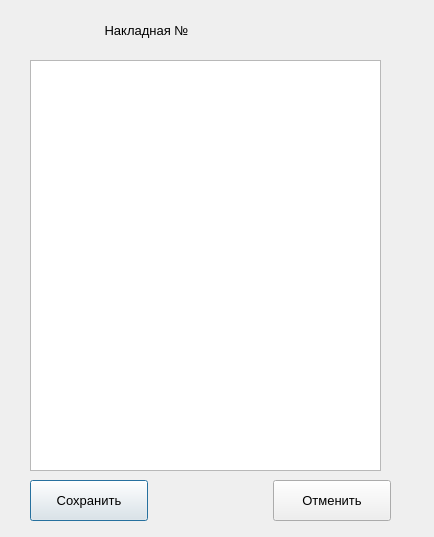
<?xml version="1.0" encoding="UTF-8"?>
<ui version="4.0">
 <class>waybillManufacture</class>
 <widget class="QDialog" name="waybillManufacture">
  <property name="geometry">
   <rect>
    <x>0</x>
    <y>0</y>
    <width>434</width>
    <height>537</height>
   </rect>
  </property>
  <property name="windowTitle">
   <string>Dialog</string>
  </property>
  <widget class="QTableView" name="tableView">
   <property name="geometry">
    <rect>
     <x>30</x>
     <y>60</y>
     <width>351</width>
     <height>411</height>
    </rect>
   </property>
  </widget>
  <widget class="QWidget" name="">
   <property name="geometry">
    <rect>
     <x>90</x>
     <y>10</y>
     <width>231</width>
     <height>41</height>
    </rect>
   </property>
   <layout class="QGridLayout" name="gridLayout">
    <item row="0" column="0">
     <widget class="QLabel" name="textlabel">
      <property name="sizePolicy">
       <sizepolicy hsizetype="Expanding" vsizetype="Expanding">
        <horstretch>0</horstretch>
        <verstretch>0</verstretch>
       </sizepolicy>
      </property>
      <property name="font">
       <font>
        <pointsize>10</pointsize>
       </font>
      </property>
      <property name="text">
       <string>Накладная №</string>
      </property>
      <property name="alignment">
       <set>Qt::AlignCenter</set>
      </property>
     </widget>
    </item>
    <item row="0" column="1">
     <widget class="QLabel" name="waybillLabel">
      <property name="sizePolicy">
       <sizepolicy hsizetype="Expanding" vsizetype="Expanding">
        <horstretch>0</horstretch>
        <verstretch>0</verstretch>
       </sizepolicy>
      </property>
      <property name="font">
       <font>
        <pointsize>10</pointsize>
       </font>
      </property>
      <property name="text">
       <string/>
      </property>
      <property name="alignment">
       <set>Qt::AlignCenter</set>
      </property>
     </widget>
    </item>
   </layout>
  </widget>
  <widget class="QWidget" name="">
   <property name="geometry">
    <rect>
     <x>30</x>
     <y>480</y>
     <width>361</width>
     <height>41</height>
    </rect>
   </property>
   <layout class="QHBoxLayout" name="horizontalLayout">
    <item>
     <widget class="QPushButton" name="submmitButton">
      <property name="sizePolicy">
       <sizepolicy hsizetype="Expanding" vsizetype="Expanding">
        <horstretch>0</horstretch>
        <verstretch>0</verstretch>
       </sizepolicy>
      </property>
      <property name="font">
       <font>
        <pointsize>10</pointsize>
       </font>
      </property>
      <property name="text">
       <string>Сохранить</string>
      </property>
     </widget>
    </item>
    <item>
     <spacer name="horizontalSpacer">
      <property name="orientation">
       <enum>Qt::Horizontal</enum>
      </property>
      <property name="sizeHint" stdset="0">
       <size>
        <width>40</width>
        <height>20</height>
       </size>
      </property>
     </spacer>
    </item>
    <item>
     <widget class="QPushButton" name="revertButton">
      <property name="sizePolicy">
       <sizepolicy hsizetype="Expanding" vsizetype="Expanding">
        <horstretch>0</horstretch>
        <verstretch>0</verstretch>
       </sizepolicy>
      </property>
      <property name="font">
       <font>
        <pointsize>10</pointsize>
       </font>
      </property>
      <property name="text">
       <string>Отменить</string>
      </property>
     </widget>
    </item>
   </layout>
  </widget>
 </widget>
 <resources/>
 <connections/>
</ui>
